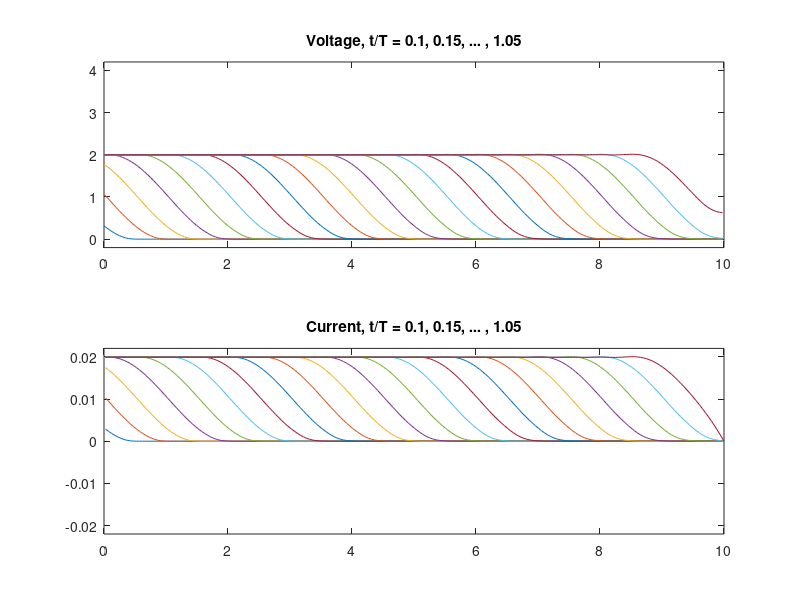
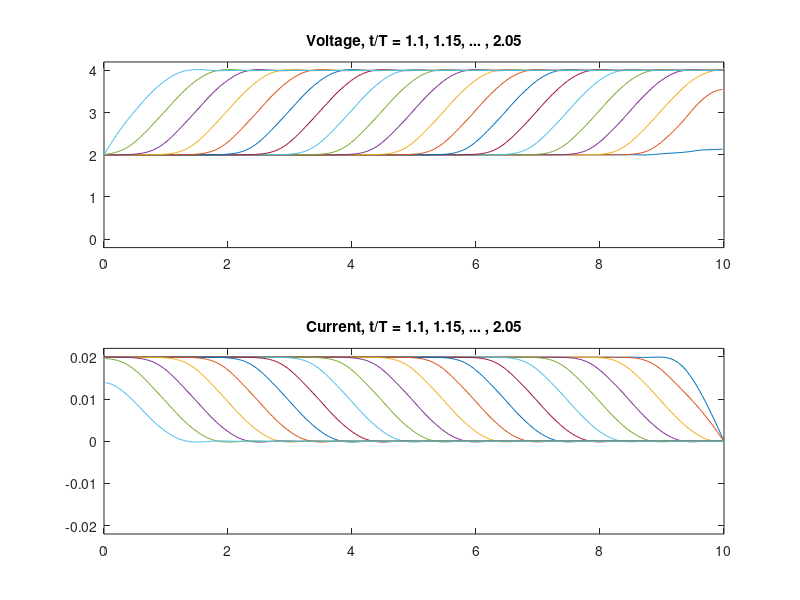

These charts were generated, in order, by the following MATLAB code: (Note: a time limit stopped this script after it produced the figures.)
% script RR_Telegraphers_Equations
% Simulates the Telegraphers Equations.
% Renaissance Robotics codebase, Chapter 10, https://github.com/tbewley/RR
% Copyright 2021 by Thomas Bewley, distributed under Modified BSD License.

clear; termination=false    % try both termination=true and termination=false
R=0; G=0;                   % also try G=1e-3 or R=1e1
L=525e-9; C=52e-12; Z0=sqrt(L/C), c=1/sqrt(L*C), X=10; N=200, T=X/c;  h=T/1000
Delta_x=X/(N+0.5); d=1/Delta_x; A=zeros(2*N,2*N);
figure(1); clf, XV=[0:Delta_x:X]; XI=[Delta_x/2:Delta_x:X];
for i=1:N,
   if i>1, A(2*i-1,2*i-2)= d/L; end, A(2*i-1,2*i-1)=-R/L; A(2*i-1,2*i)=-d/L; 
   if i<N, A(2*i,2*i+1)  =-d/C; end, A(2*i,  2*i  )=-G/C; A(2*i,2*i-1)= d/C;       
end
if termination, A(2*N,2*N)=A(2*N,2*N)-(d/C)/Z0; end
D=eye(2*N)-A*h/2; E=eye(2*N)+A*h/2;
n_max=floor(5.050001*T/h); t1=1e-8; x=zeros(2*N,1); t=0; 
for n=1:n_max
   r=E*x; t=(n-0.5)*h;
   if t<t1, Vleft=(1-cos(pi*t/t1)); else, Vleft=2; end, r(1)=r(1)+(d/L)*h*Vleft;
   x=D\r; t=n*h;
   if termination, Iright=x(2*N)/Z0; else, Iright=0; end
   if mod(n,50)==0, subplot(2,1,1), plot(XV, [Vleft; x(2:2:2*N)]), axis([0 X -0.2 4.2]), 
                    title(['Voltage, t/T = ',num2str(t/T)]), hold on
                    subplot(2,1,2), plot(XI, [x(1:2:2*N-1); Iright]), axis([0 X -.022 .022]),
                    title(['Current, t/T = ',num2str(t/T)]), hold on, pause(0.2), end
   if termination
      if n==1200
         subplot(2,1,1), title(['Voltage, t/T = ',num2str(0.05),', ',num2str(0.1),', ... , ',num2str(t/T)])
         subplot(2,1,2), title(['Current, t/T = ',num2str(0.05),', ',num2str(0.1),', ... , ',num2str(t/T)])
         print -depsc telegraphers_terminated, break
     end
   else
      if (n==1050) | (n==2050) | (n==3050) | (n==4050)
         subplot(2,1,1), title(['Voltage, t/T = ',num2str(t/T-0.95),', ',num2str(t/T-0.9),', ... , ',num2str(t/T)])
         subplot(2,1,2), title(['Current, t/T = ',num2str(t/T-0.95),', ',num2str(t/T-0.9),', ... , ',num2str(t/T)])
         print -depsc telegraphers_notermination, pause, clf
      end
   end
end
